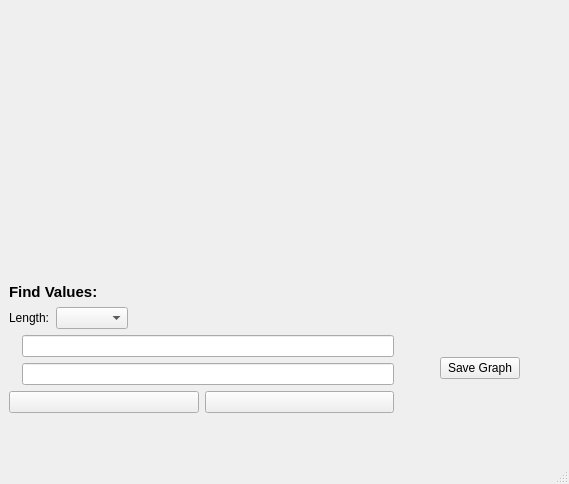
<?xml version="1.0" encoding="UTF-8"?>
<ui version="4.0">
 <class>MainWindow</class>
 <widget class="QMainWindow" name="MainWindow">
  <property name="geometry">
   <rect>
    <x>0</x>
    <y>0</y>
    <width>569</width>
    <height>484</height>
   </rect>
  </property>
  <property name="sizePolicy">
   <sizepolicy hsizetype="Fixed" vsizetype="Fixed">
    <horstretch>0</horstretch>
    <verstretch>0</verstretch>
   </sizepolicy>
  </property>
  <property name="minimumSize">
   <size>
    <width>20</width>
    <height>40</height>
   </size>
  </property>
  <property name="windowTitle">
   <string>MainWindow</string>
  </property>
  <widget class="QWidget" name="centralwidget">
   <layout class="QVBoxLayout" name="verticalLayout_2">
    <item>
     <layout class="QVBoxLayout" name="verticalLayout">
      <item>
       <widget class="MplWidget" name="widget" native="true"/>
      </item>
     </layout>
    </item>
    <item>
     <layout class="QHBoxLayout" name="horizontalLayout">
      <item>
       <layout class="QVBoxLayout" name="verticalLayout_3">
        <item>
         <widget class="QLabel" name="find_values_label">
          <property name="text">
           <string>&lt;html&gt;&lt;head/&gt;&lt;body&gt;&lt;p&gt;&lt;span style=&quot; font-size:11pt; font-weight:600;&quot;&gt;Find Values:&lt;/span&gt;&lt;/p&gt;&lt;/body&gt;&lt;/html&gt;</string>
          </property>
         </widget>
        </item>
        <item>
         <layout class="QHBoxLayout" name="horizontalLayout_2">
          <item>
           <widget class="QLabel" name="length_label">
            <property name="text">
             <string>Length:</string>
            </property>
            <property name="alignment">
             <set>Qt::AlignLeading|Qt::AlignLeft|Qt::AlignVCenter</set>
            </property>
           </widget>
          </item>
          <item>
           <widget class="QComboBox" name="length_comboBox"/>
          </item>
          <item>
           <spacer name="horizontalSpacer_3">
            <property name="orientation">
             <enum>Qt::Horizontal</enum>
            </property>
            <property name="sizeHint" stdset="0">
             <size>
              <width>40</width>
              <height>20</height>
             </size>
            </property>
           </spacer>
          </item>
         </layout>
        </item>
        <item>
         <layout class="QHBoxLayout" name="horizontalLayout_3">
          <item>
           <widget class="QLabel" name="var1_label">
            <property name="text">
             <string/>
            </property>
           </widget>
          </item>
          <item>
           <widget class="QLineEdit" name="var_1_lineEdit"/>
          </item>
         </layout>
        </item>
        <item>
         <layout class="QHBoxLayout" name="horizontalLayout_4">
          <item>
           <widget class="QLabel" name="var2_label">
            <property name="text">
             <string/>
            </property>
           </widget>
          </item>
          <item>
           <widget class="QLineEdit" name="var_2_lineEdit_2"/>
          </item>
         </layout>
        </item>
        <item>
         <layout class="QHBoxLayout" name="horizontalLayout_5">
          <item>
           <widget class="QPushButton" name="find_var2_pushButton">
            <property name="text">
             <string/>
            </property>
           </widget>
          </item>
          <item>
           <widget class="QPushButton" name="find_var1_pushButton">
            <property name="text">
             <string/>
            </property>
           </widget>
          </item>
         </layout>
        </item>
        <item>
         <widget class="QLabel" name="var2_result_label">
          <property name="text">
           <string/>
          </property>
         </widget>
        </item>
        <item>
         <widget class="QLabel" name="var1_result_label">
          <property name="text">
           <string/>
          </property>
         </widget>
        </item>
       </layout>
      </item>
      <item>
       <spacer name="horizontalSpacer">
        <property name="orientation">
         <enum>Qt::Horizontal</enum>
        </property>
        <property name="sizeType">
         <enum>QSizePolicy::Preferred</enum>
        </property>
        <property name="sizeHint" stdset="0">
         <size>
          <width>40</width>
          <height>20</height>
         </size>
        </property>
       </spacer>
      </item>
      <item>
       <widget class="QPushButton" name="save_graph_pushbutton">
        <property name="text">
         <string>Save Graph</string>
        </property>
       </widget>
      </item>
      <item>
       <spacer name="horizontalSpacer_2">
        <property name="orientation">
         <enum>Qt::Horizontal</enum>
        </property>
        <property name="sizeType">
         <enum>QSizePolicy::Preferred</enum>
        </property>
        <property name="sizeHint" stdset="0">
         <size>
          <width>40</width>
          <height>20</height>
         </size>
        </property>
       </spacer>
      </item>
     </layout>
    </item>
   </layout>
  </widget>
  <widget class="QMenuBar" name="menubar">
   <property name="geometry">
    <rect>
     <x>0</x>
     <y>0</y>
     <width>569</width>
     <height>21</height>
    </rect>
   </property>
  </widget>
  <widget class="QStatusBar" name="statusbar"/>
 </widget>
 <customwidgets>
  <customwidget>
   <class>MplWidget</class>
   <extends>QWidget</extends>
   <header>mplwidget.h</header>
   <container>1</container>
  </customwidget>
 </customwidgets>
 <resources/>
 <connections/>
</ui>
